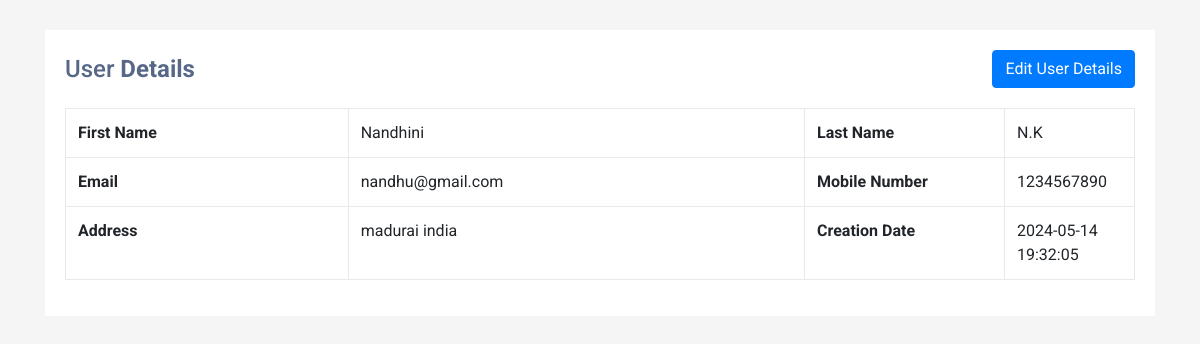
Screenshot of /read.php?viewid=10 with the database file from the repository.
### tables this page shows
CREATE TABLE `tblusers` (
  `ID` int(10) NOT NULL,
  `FirstName` varchar(200) DEFAULT NULL,
  `LastName` varchar(200) DEFAULT NULL,
  `MobileNumber` bigint(10) DEFAULT NULL,
  `Email` varchar(200) DEFAULT NULL,
  `Address` mediumtext DEFAULT NULL,
  `ProfilePic` varchar(200) DEFAULT NULL,
  `CreationDate` timestamp NOT NULL DEFAULT current_timestamp() ON UPDATE current_timestamp()
);

### read.php (the view, shortened to what this page needs)
<?php
include('dbconnection.php');
?>
<!DOCTYPE html>
<html lang="en">
<head>
<link rel="stylesheet" href="https://stackpath.bootstrapcdn.com/bootstrap/4.5.0/css/bootstrap.min.css">
<link rel="stylesheet" href="https://maxcdn.bootstrapcdn.com/font-awesome/4.7.0/css/font-awesome.min.css">
</head>
<body>
<div class="container-xl">
    <div class="table-responsive">
        <div class="table-wrapper">
            <div class="table-title">
                <div class="row">
                    <div class="col-sm-5">
                        <h2>User <b>Details</b></h2>
                    </div>
<?php
$vid=$_GET['viewid'];
$ret=mysqli_query($con,"select * from tblusers where ID =$vid");
while ($row=mysqli_fetch_array($ret)) {
?>
                     <div class="col-sm-7" align="right">
                        <a href="edit.php?editid=<?php echo htmlentities ($row['ID']);?>" class="btn btn-primary"><span>Edit User Details</span></a>
                    </div>
                </div>
            </div>
<table cellpadding="0" cellspacing="0" border="0" class="display table table-bordered" id="hidden-table-info">
<tbody>
 <tr>
    <th>First Name</th>
    <td><?php  echo $row['FirstName'];?></td>
    <th>Last Name</th>
    <td><?php  echo $row['LastName'];?></td>
  </tr>
  <tr>
    <th>Email</th>
    <td><?php  echo $row['Email'];?></td>
    <th>Mobile Number</th>
    <td><?php  echo $row['MobileNumber'];?></td>
  </tr>
  <tr>
    <th>Address</th>
    <td><?php  echo $row['Address'];?></td>
    <th width="200">Creation Date</th>
    <td><?php  echo $row['CreationDate'];?></td>
  </tr>
<?php
}?>
</tbody>
</table>
        </div>
    </div>
</div>
</body>
</html>

### read.php (style rules this page uses)
body { color: #566787; background: #f5f5f5; font-family: 'Roboto', sans-serif; }
.table-responsive { margin: 30px 0; }
.table-wrapper { min-width: 1000px; background: #fff; padding: 20px; box-shadow: 0 1px 1px rgba(0,0,0,.05); }
.table-title { font-size: 15px; padding-bottom: 10px; margin: 0 0 10px; min-height: 45px; }
.table-title h2 { margin: 5px 0 0; font-size: 24px; }
table.table tr th, table.table tr td { border-color: #e9e9e9; }
table.table td:last-child { width: 130px; }

### rows the page displays
tblusers: FirstName "Nandhini", LastName "N.K", Email "nandhu@gmail.com", MobileNumber "1234567890", Address "madurai india", CreationDate "2024-05-14 19:32:05"
